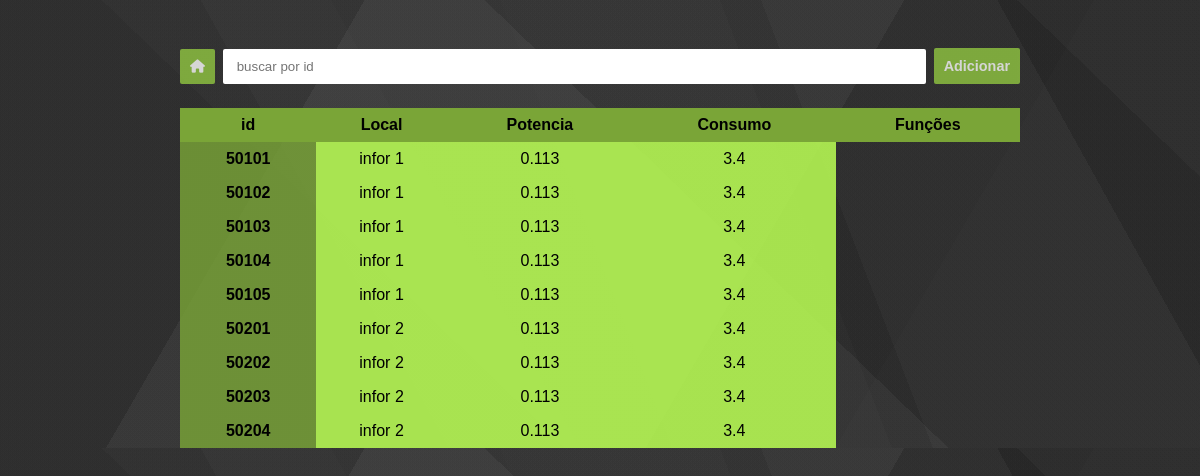
The page /5 on the database its author committed.
### models.py (models this page shows)
class Eletronicos(db.Model):
    id = db.Column(db.Integer, primary_key = True)
    id_sala = db.Column(db.Integer, db.ForeignKey('sala.id'))
    id_objeto = db.Column(db.Integer, db.ForeignKey('objetos.id'))
    potencia = db.Column(db.Integer)
    consumo = db.Column(db.Integer)

### routes/funcoes.py (the view)
@funcoes_route.route('/<int:itens>')
def listar_itens(itens):
    session['id_obj'] = itens
    global tabela_moveis
    tabela_moveis = db.session.query(Moveis).filter_by(id_objeto = itens).all()
    if tabela_moveis:
        mov = True
        return render_template('lista_item.html', tabela = tabela_moveis, movel = mov)
    else:
        mov = False
        tabela_eletronicos = db.session.query(Eletronicos).filter_by(id_objeto = itens).all()
        return render_template('lista_item.html', tabela = tabela_eletronicos, movel = mov)

### templates/lista_item.html (shortened to what this page needs)
<!DOCTYPE html>
<html lang="pt-br">
<head>
  <link rel="stylesheet" href="https://cdnjs.cloudflare.com/ajax/libs/font-awesome/6.6.0/css/all.min.css"
 />
  <link rel="stylesheet" href="../static/css/table.css">
</head>
<body>
  <div class="search--flex">
    <button class="back--btn">
      <a href="/">
        <i class="fa-solid fa-house"></i>
      </a>
    </button>
    <input type="number" id="search--tipping" placeholder=" buscar por id ">
    <button id="abrir_modal" class="search--btn" data-modal="modal">Adicionar</button>
  </div>
  <table>
    <thead>
      <tr>
        <th>id</th>
        <th>Local</th>
        {% if tabela[0].potencia %}
        <th>Potencia</th>
        <th>Consumo</th>
        {% else %}
        <th>Cor</th>
        <th>Material</th>
        {% endif %}
        <th>Funções</th>
      </tr>
    </thead>
    <tbody id="table--item">
      {% for objeto in tabela: %}
      <th scope="row">{{ objeto.id }}</th>
      <td>infor {{ objeto.id_sala }}</td>
      {% if objeto.potencia %}
      <td>{{ objeto.potencia }}</td>
      <td>{{ objeto.consumo }}</td>
      {% endif %}
      {% endfor %}
    </tbody>
  </table>
</body>
</html>

### static/css/table.css (style rules this page uses)
:root { --corDeFundo-cabecalho: #7AA637; --corDeFundo-tr: #7aa637cd; --corDeFundo-td: #bbff54db; --corDeFundo-btn: #91c741; --corButtonDelet: #3e5f0d; --corButtonEdit: #005a00; --corButtonClose: rgb(255, 54, 54); }
* { margin: 0; box-sizing: border-box; font-family: "Josefin Sans", sans-serif; }
body { background-image: linear-gradient(300deg, rgba(77, 77, 77, 0.05) 0%, rgba(77, 77, 77, 0.05) 25%, rgba(42, 42, 42, 0.05) 25%, rgba(42, 42, 42, 0.05) 38%, rgba(223, 223, 223, 0.05) 38%, rgba(223, 223, 223, 0.05) 75%, rgba(36, 36, 36, 0.05) 75%, rgba(36, 36, 36, 0.05) 100%), linear-gradient(44deg, rgba(128, 128, 128, 0.05) 0%, rgba(128, 128, 128, 0.05) 34%, rgba(212, 212, 212, 0.05) 34%, rgba(212, 212, 212, 0.05) 57%, rgba(25, 25, 25, 0.05) 57%, rgba(25, 25, 25, 0.05) 89%, rgba(135, 135, 135, 0.05) 89%, rgba(135, 135, 135, 0.05) 100%), linear-gradient(241deg, rgba(55, 55, 55, 0.05) 0%, rgba(55, 55, 55, 0.05) 14%, rgba(209, 209, 209, 0.05) 14%, rgba(209, 209, 209, 0.05) 60%, rgba(245, 245, 245, 0.05) 60%, rgba(245, 245, 245, 0.05) 69%, rgba(164, 164, 164, 0.05) 69%, rgba(164, 164, 164, 0.05) 100%), linear-gradient(249deg, rgba(248, 248, 248, 0.05) 0%, rgba(248, 248, 248, 0.05) 32%, rgba(148, 148, 148, 0.05) 32%, rgba(148, 148, 148, 0.05) 35%, rgba(202, 202, 202, 0.05) 35%, rgba(202, 202, 202, 0.05) 51%, rgba(181, 181, 181, 0.05) 51%, rgba(181, 181, 181, 0.05) 100%), linear-gradient(92deg, hsl(214, 0%, 11%), hsl(214, 0%, 11%)); display: flex; flex-direction: column; justify-content: center; align-items: center; padding-top: 1.5rem; }
.search--flex { display: flex; justify-content: center; align-items: center; width: 100%; max-width: 70vw; margin-top: 1.5rem; margin-bottom: 1.5rem; gap: 0.5rem; }
.search--flex input { width: 100%; border: none; border-radius: 2px; padding: 10px; }
.search--btn { color: #fff; background-color: var(--corDeFundo-btn); border: none; border-radius: 2px; font-size: 0.9rem; font-weight: bold; cursor: pointer; padding: 10px; opacity: 0.8; transition: 0.5s ease; }
table { border-collapse: collapse; width: 100%; max-width: 70vw; margin: auto; }
thead { background-color: var(--corDeFundo-cabecalho); color: black; }
th { background-color: var(--corDeFundo-tr); padding: 0.5rem; text-align: center; width: 30px; }
td { text-align: center; background-color: var(--corDeFundo-td); }
body { display: flex; justify-content: center; align-items: center; }

### rows shown on the page
Eletronicos: id "50101", id_sala "1", potencia "0.113", consumo "3.4"
Eletronicos: id "50102", id_sala "1", potencia "0.113", consumo "3.4"
Eletronicos: id "50103", id_sala "1", potencia "0.113", consumo "3.4"
Eletronicos: id "50104", id_sala "1", potencia "0.113", consumo "3.4"
Eletronicos: id "50105", id_sala "1", potencia "0.113", consumo "3.4"
Eletronicos: id "50201", id_sala "2", potencia "0.113", consumo "3.4"
Eletronicos: id "50202", id_sala "2", potencia "0.113", consumo "3.4"
Eletronicos: id "50203", id_sala "2", potencia "0.113", consumo "3.4"
Eletronicos: id "50204", id_sala "2", potencia "0.113", consumo "3.4"
